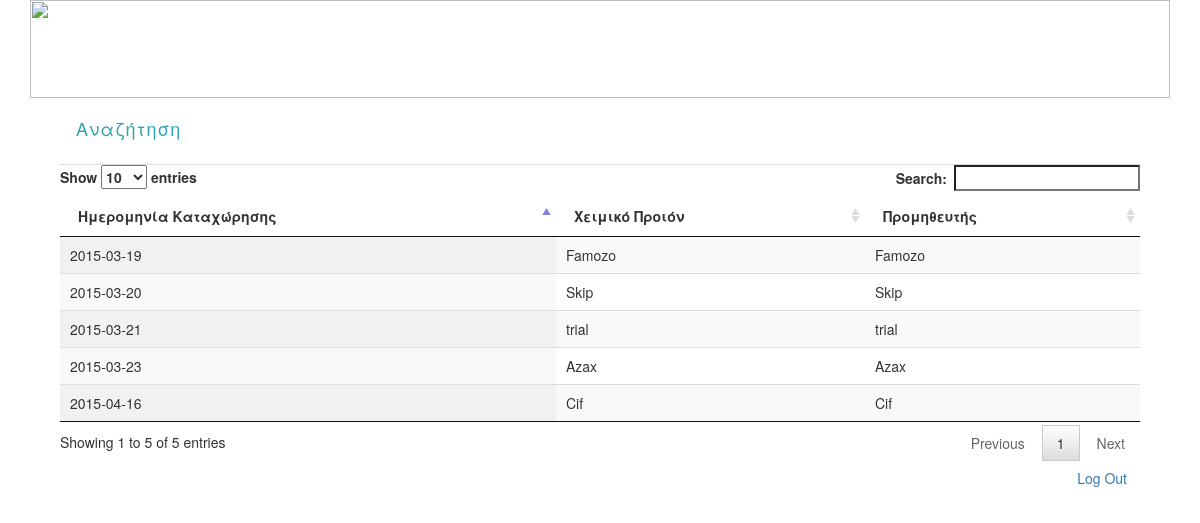
/Profile_Leitourgou2/Profile_LeitourgouKentriko.php, run on the app's committed database.
### tables this page shows
CREATE TABLE IF NOT EXISTS `product` (
  `Chemical_Name` varchar(30) NOT NULL,
  `Commercial_Name` varchar(30) NOT NULL,
  `Uses` varchar(255) DEFAULT NULL,
  `State` varchar(10) DEFAULT NULL,
  `Volume` varchar(30) DEFAULT NULL,
  `info` varchar(255) DEFAULT NULL,
  `Pdf_ID` int(11) NOT NULL,
  `Image_ID` int(11) NOT NULL,
  `Constructor` varchar(100) NOT NULL,
  `SavingDate` date NOT NULL,
  `Temp` bit(1) NOT NULL,
  `Final` bit(1) NOT NULL,
  `Append` bit(1) NOT NULL,
  `Valid` bit(1) NOT NULL,
  `Sds` varchar(1000) DEFAULT NULL,
  `Clp` varchar(1000) DEFAULT NULL
);

### Profile_Leitourgou2/Profile_Leitourgou.php (the view, shortened to what this page needs)
<?php
    $db = 'teedb';
    $username = 'root';
    $password = '';
    $conn = new mysqli('localhost', $username, $password, $db);
?>
<?php
    $sql = "SELECT * FROM `product` ";
    $sql .="inner Join `Company`";
    $sql .="On product.Constructor = Company.Company_Name ";
$result = $conn->query($sql);
?>
<table id="example" class="display" cellspacing="0" width="100%">
    <thead>
        <tr>
            <th>Ημερομηνία Καταχώρησης</th>
            <th>Χειμικό Προιόν</th>
            <th>Προμηθευτής</th>
        </tr>
    </thead>
    <tbody>
        <?php
            if ($result->num_rows > 0) {
                $i=1;
                while($row = $result->fetch_assoc()) {
        ?>
        <tr id="row<?php echo $i?>" class="click">
            <td id="c1" class="c1"><?php echo $row["SavingDate"]?></td>
            <td id="c2"  class="c2"><?php echo $row["Chemical_Name"]?></td>
            <td id="c3"  class="c3"><?php echo $row["Constructor"]?></td>
        </tr>
        <?php
               $i=$i+1;
               }
            }
            else {
                echo "0 results";
            }
        ?>
   </tbody>
</table>

### Profile_Leitourgou2/Profile_LeitourgouKentriko.php (shortened to what this page needs)
<!DOCTYPE html>
<html>
    <head>
            <link href="../css/bootstrap.min.css" rel="stylesheet">
            <link href="../css/style.css" rel="stylesheet">
            <link href="../css/custom.css" rel="stylesheet" media="screen">
            <link rel="stylesheet" href="http://netdna.bootstrapcdn.com/font-awesome/4.0.3/css/font-awesome.min.css">
            <link href="media/css/jquery.dataTables.css" rel="stylesheet">
    </head>
    <body style="overflow:visible;height:100%;">
        <div class="container">
           <div class="row clearfix">
               <div class="col-md-12 column">
                   <img src="../images/banner_gr_Laa.png" width="100%" height="98">
               </div>
            </div>
            <div class="col-md-12 column">
                <div class="col-md-12 column">
                    <div role="tabpanel">
                      <ul class="nav nav-tabs" role="tablist">
                          <li role="presentation">
                              <a href="#prosthiki" aria-controls="prosthiki" role="tab" data-toggle="tab">
                                  <h4 style="text-align:center; color: #2CA4B0; font-family: 'Helvetica Neue', sans-serif;  font-weight: 100; letter-spacing: 1px; padding: 0 0 5px;" >Αναζήτηση</h4>
                              </a>
                          </li>
                        </ul>
                        <div class="tab-content" style="height:100%">
                            <div role="tabpanel" class="tab-pane active" id="profile">
                                <?php include 'Profile_Leitourgou.php';?>
                            </div>
                        </div>
                    </div>
                </div>
                 <div class="col-md-12 column" style="text-align: right">
                    <button type="button" class="btn btn-link" onclick="location.href='logIn.html'">
                        Log Out
                    </button>
                </div>
            </div>
         </div>
    </body>
</html>

### data on the page
product: SavingDate "2015-03-23", Chemical_Name "Azax", Constructor "Azax"
product: SavingDate "2015-03-19", Chemical_Name "Famozo", Constructor "Famozo"
product: SavingDate "2015-03-20", Chemical_Name "Skip", Constructor "Skip"
product: SavingDate "2015-04-16", Chemical_Name "Cif", Constructor "Cif"
product: SavingDate "2015-03-21", Chemical_Name "trial", Constructor "trial"
